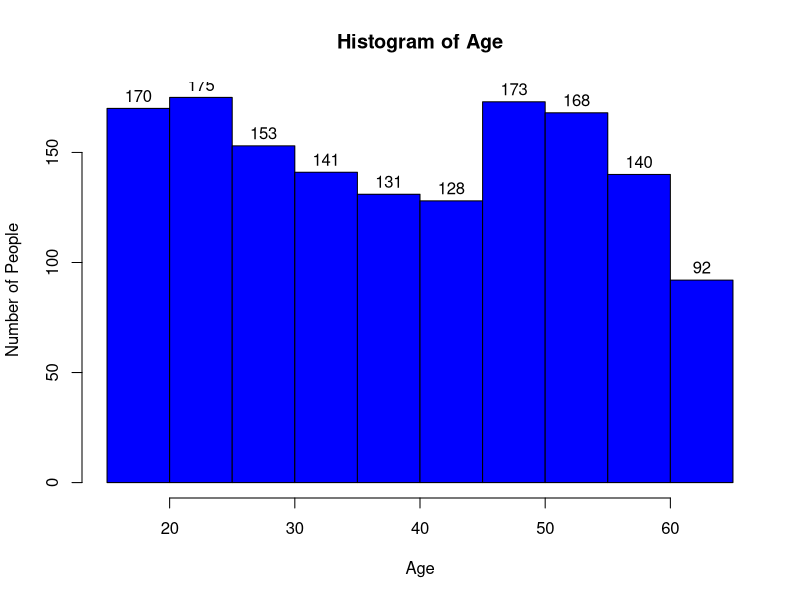
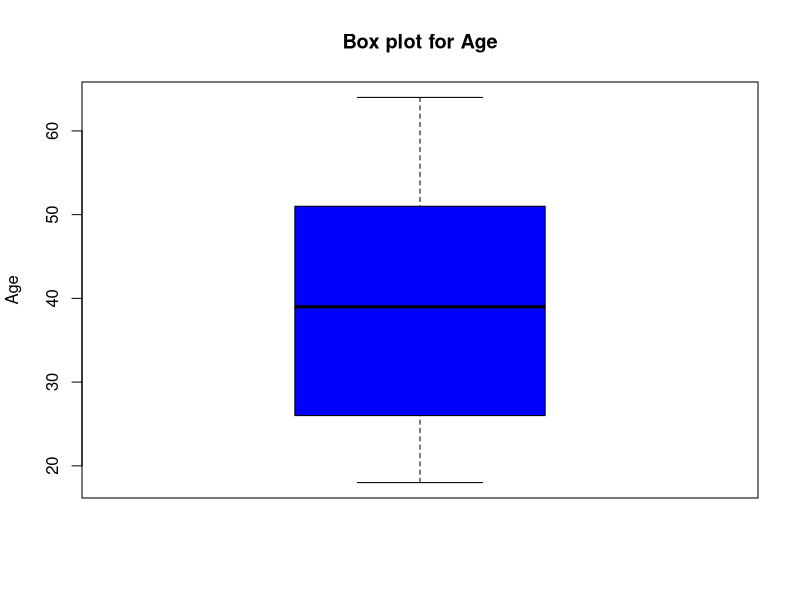

The R source for these figures, in order: (Note: this script raises an error after producing the figures.)
# importing libraries
library(ggplot2)


# imporing the cvs file

setwd("/Users/namilap/Documents/Msc/DataAnalysis/CourseWork")
insuranceData = read.csv("insuranceData.csv", header = TRUE)
head(insuranceData)

# Overall summery of the dataset
summary(insuranceData)

# Analyzing age 

# summery of the variable
summary(insuranceData$age)

# Histogram for age
hist(insuranceData$age, main = "Histogram of Age", xlab = "Age", ylab = "Number of People",labels = TRUE, col = "blue")
#ggplot(insuranceData, aes(x=age)) + 
 # geom_histogram(color= "black", fill= "blue", binwidth = 5)+
  #ggtitle("Histogram of Age") 

# Histograms for age according each gender

genders = levels(insuranceData$gender)

for(current_gender in genders){
  hist(insuranceData[insuranceData$gender == current_gender,]$age, main = paste("Histogram of Age - ", current_gender), xlab = "Age", ylab = "Number of People",labels = TRUE, col = sample(colors(),1))
}




# Standard Deiviation 
age_sd=sd(insuranceData$age)
age_sd

# box plot and outliers
outliers = boxplot(insuranceData$age, main = "Box plot for Age", col = "blue", ylab = "Age")$out
cat ("Outliers", "\n", outliers)


# Analyzing gender 

# summery of the variable
gender_summery = summary(insuranceData$gender)
gender_summery

# Pie chat of the gender distribution
gender_percentages = round(100*gender_summery/sum(gender_summery), 1)
pie(gender_summery, main= "Gender distribution", col = rainbow(length(gender_summery)), labels = gender_percentages)
legend("topright", names(gender_summery), cex = 0.8, fill = rainbow(length(gender_summery)))

# Analyzing BMI

# Summery of the BMI
summary(insuranceData$bmi)

# Histogram for BMI
hist(insuranceData$bmi, main = "Histogram of BMI", xlab = "BMI", ylab = "Number of People", col = "blue")

# Standard Deiviation 
bmi_sd=sd(insuranceData$bmi)
bmi_sd

# box plot and outliers
outliers = boxplot(insuranceData$bmi, main = "Box plot for BMI", col = "blue", ylab = "BMI")$out
cat ("Outliers", "\n", outliers)


# Analyzing number of kids

# Summery of the num_kids
summary(insuranceData$num_kids)

# Histogram for num_kids
hist(insuranceData$num_kids, main = "Histogram of number of kids", xlab = "num_kids", ylab = "Number of People", col = "blue")

# Standard Deiviation 
num_kids_sd=sd(insuranceData$num_kids)
num_kids_sd

# box plot and outliers
outliers = boxplot(insuranceData$num_kids, main = "Box plot for number of kids", col = "blue", ylab = "num_kids")$out
cat ("Outliers", "\n", outliers)



# Analyzing Smoking Status

# summery of the variable
smoking_status_summery = summary(insuranceData$smoking_status)
smoking_status_summery

# Pie chat of the smoking status distribution
smoking_status_percentages = round(100*smoking_status_summery/sum(smoking_status_summery), 1)
pie(smoking_status_summery, main = "Smoking status distribution", col = rainbow(length(smoking_status_summery)), labels = smoking_status_percentages)
legend("topright", names(smoking_status_summery), cex = 0.8, fill = rainbow(length(smoking_status_summery)))


# Analyzing District

# summery of the variable
district_summery = summary(insuranceData$district)
district_summery

# Pie chat of the district distribution
district_percentages = round(100*district_summery/sum(district_summery), 1)
pie(district_summery, main = "District distribution", col = rainbow(length(district_summery)), labels = district_percentages)
legend("topright", names(district_summery), cex = 0.8, fill = rainbow(length(district_summery)))


# Analysing premium

# Summery of the Premium
premium_summary = summary(insuranceData$premium)
premium_summary

# Histogram for premium
hist(insuranceData$premium, main = "Histogram of Premium", xlab = "Premium", ylab = "Number of People", col = "blue")

# Standard Deiviation 
histogram_sd=sd(insuranceData$premium)
histogram_sd

# box plot and outliers
outliers = boxplot(insuranceData$premium, main = "Box plot for Premium", col = "blue", ylab = "Premium")$out
cat ("Outliers", "\n", outliers)










